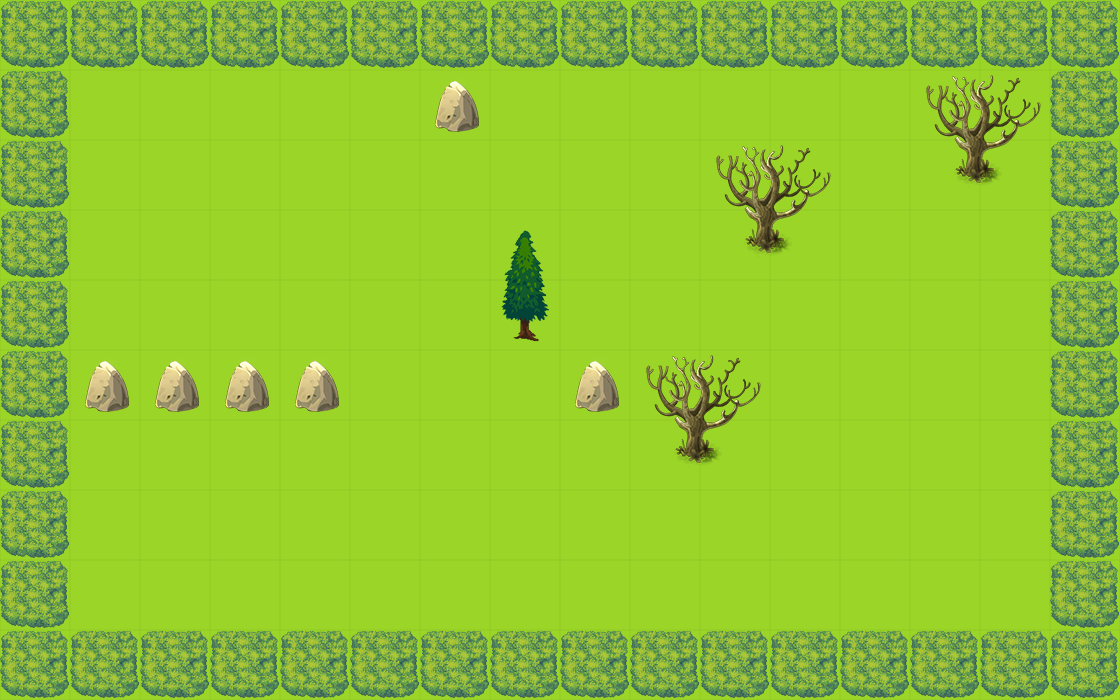

A 2D game scene composited from a Tiled map and its tileset images. What follows is a short description and the map's XML, with each tile layer's data collapsed to a summary:
An orthogonal 16x10 tile map with 70x70 px tiles, 2 tile layers (bgLayer, walkLayer) and 10 objects (2x monster_0, player, key, exit, box_1, ...).

<map version="1.0" orientation="orthogonal" renderorder="right-down" width="16" height="10" tilewidth="70" tileheight="70" nextobjectid="22">
 <tileset firstgid="1" name="333" tilewidth="70" tileheight="70" tilecount="100">
  <image source="333.png" width="700" height="700" />
 </tileset>
 <layer name="bgLayer" width="16" height="10">
  <data>[160 cells, 160 non-empty, 1 distinct tile ids]</data>
 </layer>
 <layer name="walkLayer" width="16" height="10">
  <data>[160 cells, 68 non-empty, 8 distinct tile ids]</data>
 </layer>
 <objectgroup name="object0">
  <object id="1" name="player" x="350" y="280" width="70" height="70">
   <properties>
    <property name="hp" value="600" />
   </properties>
  </object>
 </objectgroup>
 <objectgroup name="object1">
  <object id="3" name="key" x="560" y="280" width="70" height="70" />
  <object id="4" name="exit" x="700" y="560" width="70" height="70" />
 </objectgroup>
 <objectgroup name="object2">
  <object id="5" name="box_1" x="910" y="560" width="70" height="70" />
  <object id="8" name="box_2" x="70" y="70" width="70" height="70" />
  <object id="9" name="box_3" x="280" y="280" width="70" height="70" />
 </objectgroup>
 <objectgroup name="object4">
  <object id="20" name="monster_0" x="420" y="490" width="70" height="70">
   <properties>
    <property name="dirX" value="0" />
    <property name="dirY" value="1" />
    <property name="path" value="monster_1.png" />
    <property name="reverse" value="-2" />
    <property name="speed" value="100" />
   </properties>
  </object>
  <object id="21" name="monster_0" x="280" y="70" width="70" height="70">
   <properties>
    <property name="dirX" value="1" />
    <property name="dirY" value="0" />
    <property name="path" value="monster_0.png" />
    <property name="reverse" value="-1" />
    <property name="speed" value="100" />
   </properties>
  </object>
 </objectgroup>
 <objectgroup name="object3">
  <object id="18" name="trap_2" x="350" y="490" width="70" height="70">
   <properties>
    <property name="dirX" value="1" />
    <property name="dirY" value="0" />
    <property name="distance" value="3" />
    <property name="path" value="monster_0.png" />
   </properties>
  </object>
  <object id="19" name="trap_1" x="560" y="70" width="70" height="70" />
 </objectgroup>
</map>
